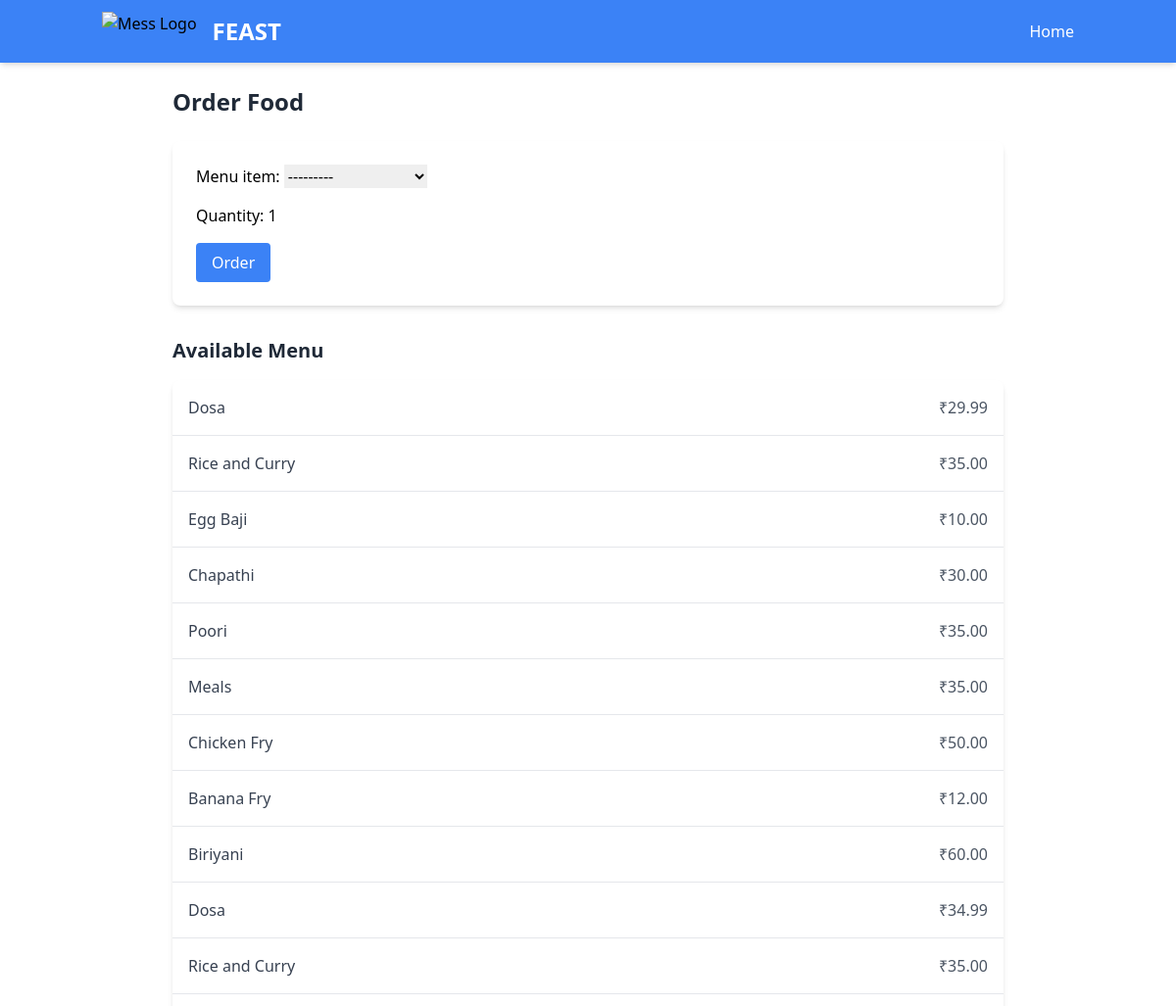
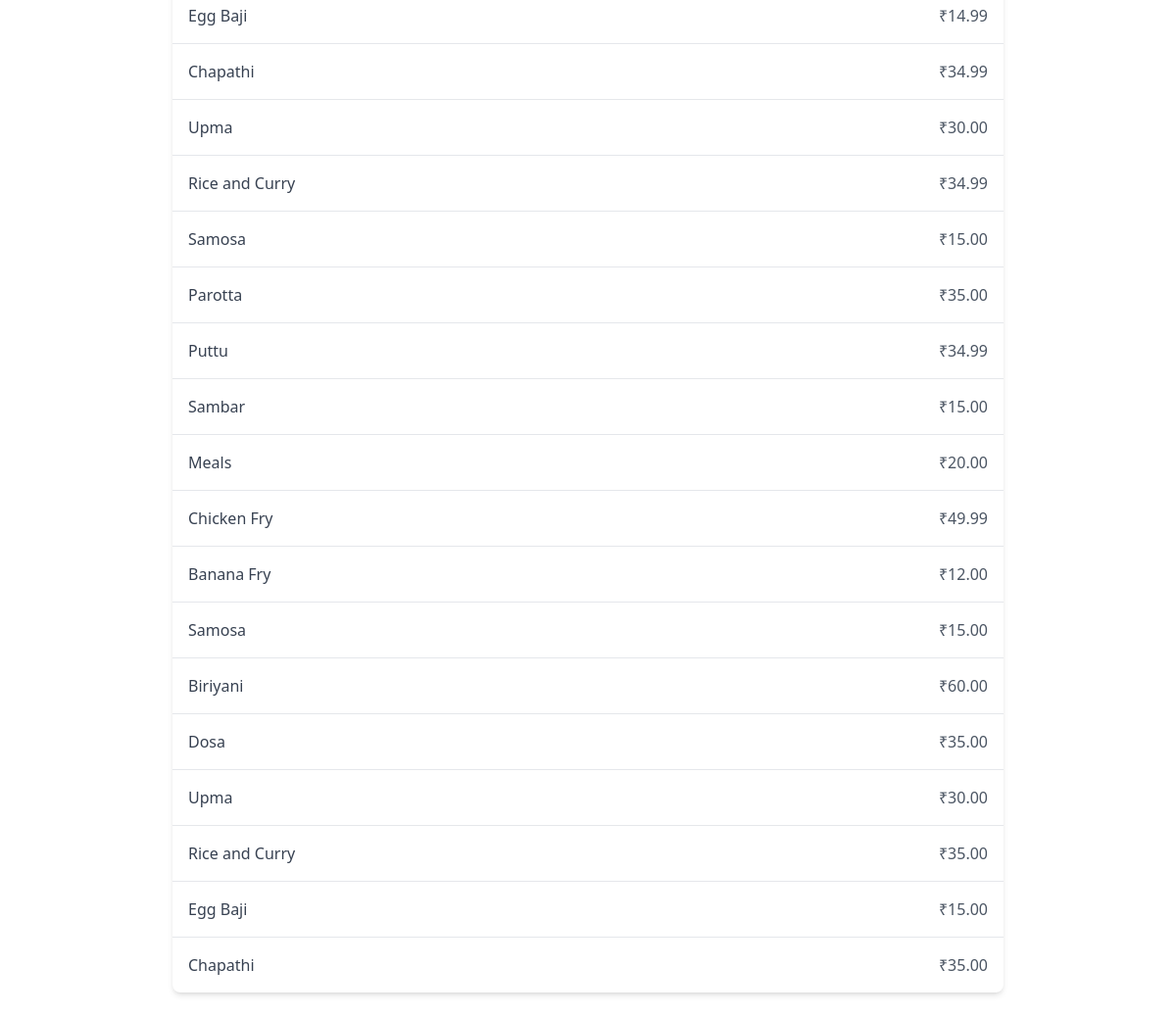
Page /order/ (signed in) on the committed database (2 pictures, top to bottom).
### feast/models.py (models this page shows, shortened)
class Menu(models.Model):
    DAYS_OF_WEEK = [
        ('monday', 'Monday'),
        ('tuesday', 'Tuesday'),
        ('wednesday', 'Wednesday'),
        ('thursday', 'Thursday'),
        ('friday', 'Friday'),
        ('saturday', 'Saturday'),
        ('sunday', 'Sunday'),
    ]
    CATEGORY_CHOICES = [
        ('breakfast', 'Breakfast'),
        ('lunch', 'Lunch'),
        ('snacks', 'Snacks'),
        ('dinner', 'Dinner'),
    ]
    day = models.CharField(max_length=100, choices=DAYS_OF_WEEK)  # <-- Add choices here for clarity
    name = models.CharField(max_length=100)  # <- You missed this field
    description = models.TextField(blank=True, null=True)
    price = models.DecimalField(max_digits=6, decimal_places=2)
    category = models.CharField(max_length=10, choices=CATEGORY_CHOICES)
    available = models.BooleanField(default=True)
    created_at = models.DateTimeField(auto_now_add=True)

### feast/views.py (the view)
# urls.py: path('order/', order_food, name='order_food'),
@login_required
def order_food(request):
    if request.method == 'POST':
        form = OrderForm(request.POST)
        if form.is_valid():
            order = form.save(commit=False)
            order.student = request.user  # Assign the logged-in student
            order.total_price = order.menu_item.price * order.quantity  # Calculate total cost
            order.save()
            return redirect('view_orders')  # Redirect to the orders page
    else:
        form = OrderForm()
    menu_items = Menu.objects.all()
    return render(request, 'order_food.html', {'form': form, 'menu_items': menu_items})

### feast/forms.py
class OrderForm(forms.ModelForm):
    class Meta:
        model = Order
        fields = ['menu_item', 'quantity']

### templates/order_food.html (shortened to what this page needs)
<!DOCTYPE html>
<html lang="en">
<head>
    <script src="https://cdn.tailwindcss.com"></script>
</head>
<body>
  <nav class="bg-blue-500 shadow-md">
    <div class="container mx-auto px-4 py-3 flex justify-between items-center">
        <div class="flex items-center">
            <img src="FEAST.JPG" alt="Mess Logo" class="h-10 mr-4">
            <h1 class="text-2xl font-bold text-white">FEAST</h1>
        </div>
        <div class="space-x-4">
            <a href="{% url 'home' %}" class="text-white hover:text-blue-600 font-medium">Home</a>
        </div>
    </div>
</nav>
  {% block content %}
  <div class="max-w-4xl mx-auto p-6">
    <h2 class="text-2xl font-bold text-gray-800 mb-6">Order Food</h2>
    <form method="post" class="bg-white shadow-md rounded-lg p-6 mb-6">
      <div class="space-y-4">
        {{ form.as_p|safe }}
      </div>
      <button type="submit" class="mt-4 bg-blue-500 hover:bg-blue-600 text-white font-medium px-4 py-2 rounded transition duration-200">Order</button>
    </form>
    <h3 class="text-xl font-bold text-gray-800 mt-8 mb-4">Available Menu</h3>
    <ul class="bg-white shadow-md rounded-lg divide-y divide-gray-200">
      {% for item in menu_items %}
        <li class="p-4 flex justify-between items-center hover:bg-gray-50">
          <span class="font-medium text-gray-700">{{ item.name }}</span>
          <span class="text-gray-600">₹{{ item.price }}</span>
        </li>
      {% endfor %}
    </ul>
  </div>
  {% endblock %}
</body>
</html>

### rows in the picture
Menu: name "Dosa", price "29.99"
Menu: name "Rice and Curry", price "35.00"
Menu: name "Egg Baji", price "10.00"
Menu: name "Chapathi", price "30.00"
Menu: name "Poori", price "35.00"
Menu: name "Meals", price "35.00"
Menu: name "Chicken Fry", price "50.00"
Menu: name "Banana Fry", price "12.00"
Menu: name "Biriyani", price "60.00"
Menu: name "Dosa", price "34.99"
Menu: name "Rice and Curry", price "35.00"
Menu: name "Egg Baji", price "14.99"
Menu: name "Chapathi", price "34.99"
Menu: name "Upma", price "30.00"
Menu: name "Rice and Curry", price "34.99"
Menu: name "Samosa", price "15.00"
Menu: name "Parotta", price "35.00"
Menu: name "Puttu", price "34.99"
Menu: name "Sambar", price "15.00"
Menu: name "Meals", price "20.00"
Menu: name "Chicken Fry", price "49.99"
Menu: name "Banana Fry", price "12.00"
Menu: name "Samosa", price "15.00"
Menu: name "Biriyani", price "60.00"
Menu: name "Dosa", price "35.00"
Menu: name "Upma", price "30.00"
Menu: name "Rice and Curry", price "35.00"
Menu: name "Egg Baji", price "15.00"
Menu: name "Chapathi", price "35.00"
